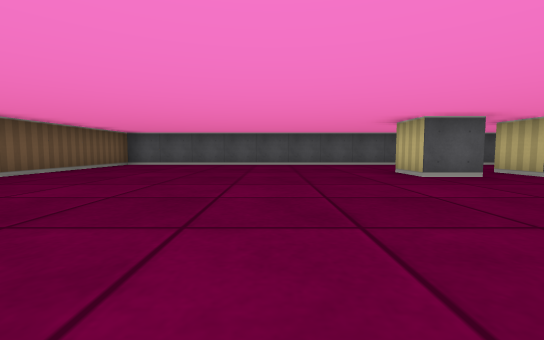
[1] (above)

12 first-person views from a walk through a cub3D maze. The camera is about half as high as the walls, tilts 4° down and sees 90° across. The floor is counted in squares. Each view is taken from the middle of a square. On the plan, view 1 faces up. The plan holds only what a view shows up to about 9 squares ahead; the rest is blank.

[2]
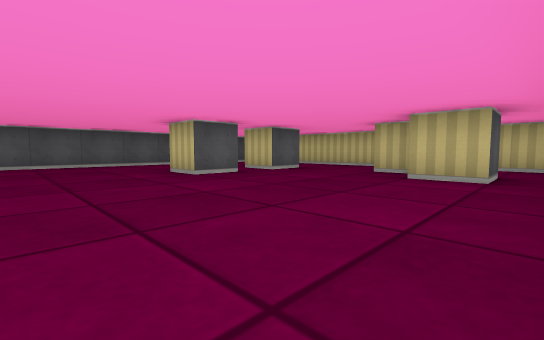

[3]
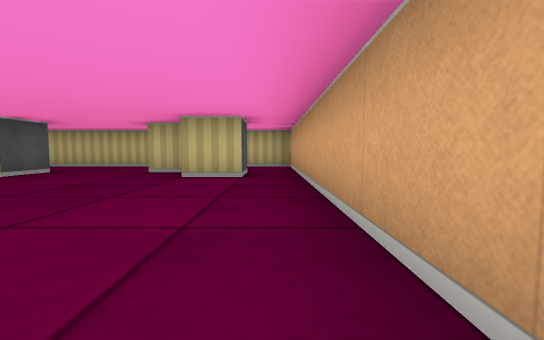

[4]
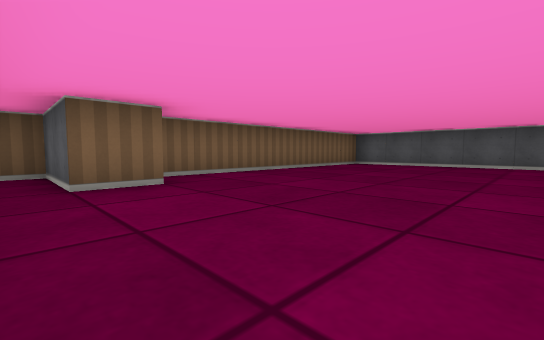

[5]
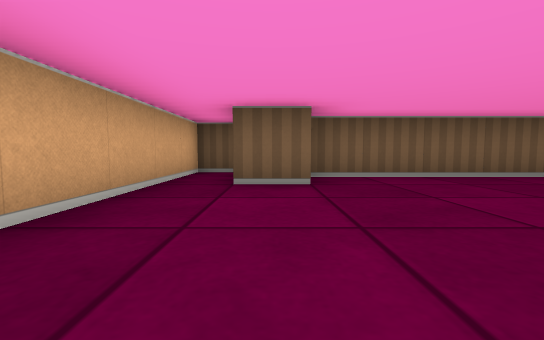

[6]
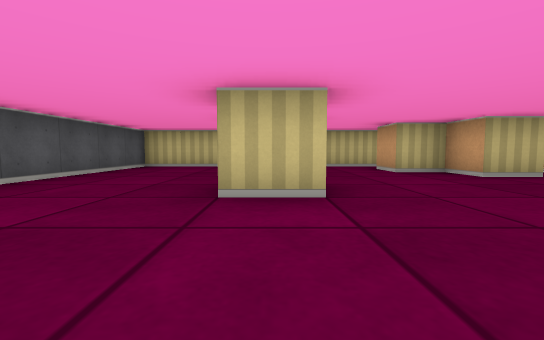

[7]
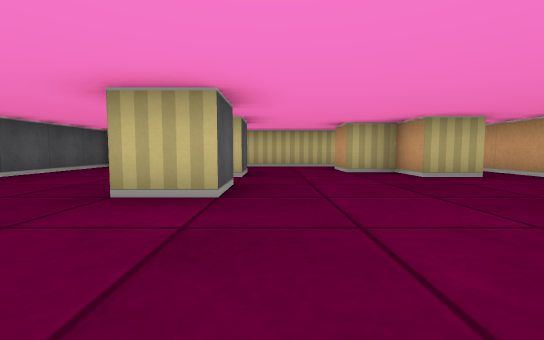

[8]
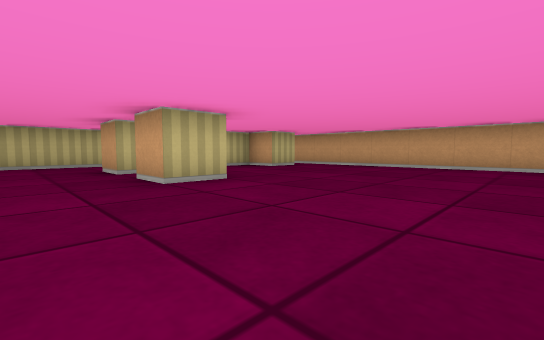

[9]
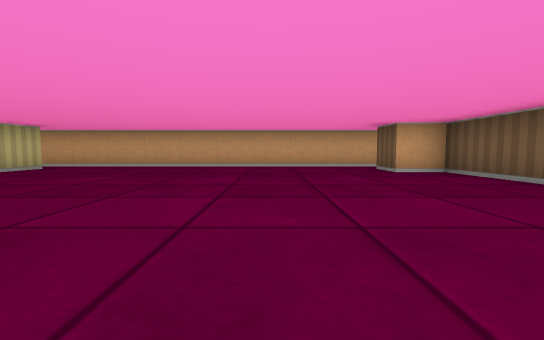

[10]
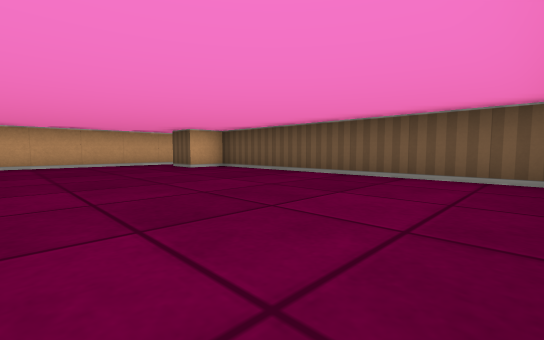

[11]
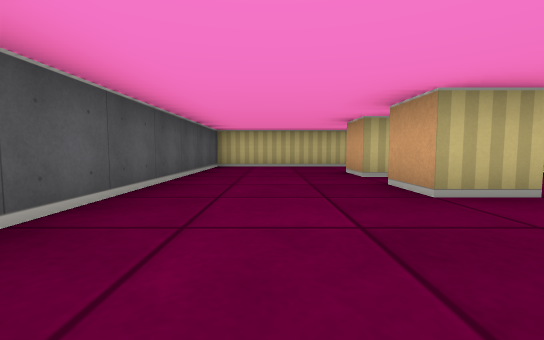

[12]
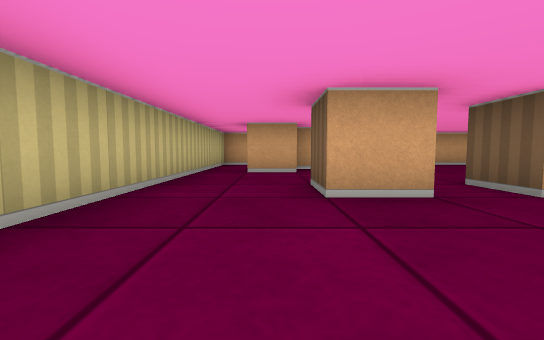

### Floor plan
Ten units are one square. View 1 is at (0, 0); x grows to the right and y downward. Boxes are objects, and circles mark ways between rooms. Rooms are numbered by the first view taken in them; rooms with no view inside come last. Other rooms are left out.
<svg viewBox="-60 -90 140 100">
<path fill="none" stroke="#000" d="M25 -45 25 -55 35 -55 35 -45 25 -45M45 -45 45 -55 55 -55 55 -45 45 -45M45 -5 45 -15 55 -15 55 -25 65 -25M75 -25 75 -85 -45 -85 -45 -15 -35 -15 -35 -5 -55 -5 -55 5 45 5M55 -5 45 -5M45 5 75 5 75 -25"/>
<circle cx="60" cy="-10" r="3" fill="#2a7"/>
<text x="10" y="-40">1</text>
<text x="60" y="-10">2</text>
</svg>
Room 1 opens to room 2.

Where each view was taken, in squares from view 1:
view 1: 0 up, 0 right, facing up
view 2: 0 up, 0 right, facing up-right
view 3: 0 up, 0 right, facing right
view 4: 0 up, 0 right, facing up-left
view 5: 1 up, 0 right, facing left
view 6: 5 up, 0 right, facing right
view 7: 4 up, 0 right, facing right
view 8: 7 up, 1 left, facing down-right
view 9: 7 up, 1 left, facing down
view 10: 8 up, 0 right, facing down-left
view 11: 7 up, 0 right, facing right
view 12: 8 up, 6 right, facing down
